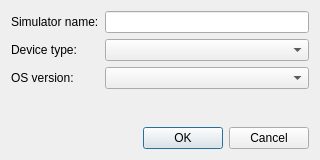
<?xml version="1.0" encoding="UTF-8"?>
<ui version="4.0">
 <class>Ios::Internal::CreateSimulatorDialog</class>
 <widget class="QDialog" name="Ios::Internal::CreateSimulatorDialog">
  <property name="geometry">
   <rect>
    <x>0</x>
    <y>0</y>
    <width>320</width>
    <height>160</height>
   </rect>
  </property>
  <property name="sizePolicy">
   <sizepolicy hsizetype="Fixed" vsizetype="Fixed">
    <horstretch>0</horstretch>
    <verstretch>0</verstretch>
   </sizepolicy>
  </property>
  <property name="windowTitle">
   <string>Create Simulator</string>
  </property>
  <layout class="QVBoxLayout" name="verticalLayout">
   <item>
    <layout class="QFormLayout" name="formLayout">
     <item row="0" column="0">
      <widget class="QLabel" name="label_3">
       <property name="text">
        <string>Simulator name:</string>
       </property>
      </widget>
     </item>
     <item row="0" column="1">
      <widget class="QLineEdit" name="nameEdit"/>
     </item>
     <item row="1" column="0">
      <widget class="QLabel" name="label">
       <property name="text">
        <string>Device type:</string>
       </property>
      </widget>
     </item>
     <item row="1" column="1">
      <widget class="QComboBox" name="deviceTypeCombo"/>
     </item>
     <item row="2" column="0">
      <widget class="QLabel" name="label_2">
       <property name="text">
        <string>OS version:</string>
       </property>
      </widget>
     </item>
     <item row="2" column="1">
      <widget class="QComboBox" name="runtimeCombo"/>
     </item>
    </layout>
   </item>
   <item>
    <widget class="QDialogButtonBox" name="buttonBox">
     <property name="orientation">
      <enum>Qt::Horizontal</enum>
     </property>
     <property name="standardButtons">
      <set>QDialogButtonBox::Cancel|QDialogButtonBox::Ok</set>
     </property>
    </widget>
   </item>
  </layout>
 </widget>
 <resources/>
 <connections>
  <connection>
   <sender>buttonBox</sender>
   <signal>accepted()</signal>
   <receiver>Ios::Internal::CreateSimulatorDialog</receiver>
   <slot>accept()</slot>
   <hints>
    <hint type="sourcelabel">
     <x>248</x>
     <y>254</y>
    </hint>
    <hint type="destinationlabel">
     <x>157</x>
     <y>274</y>
    </hint>
   </hints>
  </connection>
  <connection>
   <sender>buttonBox</sender>
   <signal>rejected()</signal>
   <receiver>Ios::Internal::CreateSimulatorDialog</receiver>
   <slot>reject()</slot>
   <hints>
    <hint type="sourcelabel">
     <x>316</x>
     <y>260</y>
    </hint>
    <hint type="destinationlabel">
     <x>286</x>
     <y>274</y>
    </hint>
   </hints>
  </connection>
 </connections>
</ui>
